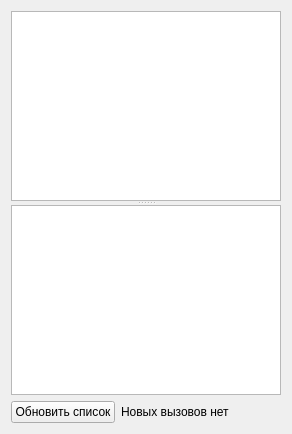
             <widget class="QWidget" name="tabEmergency">
              <attribute name="title">
               <string>СМП</string>
              </attribute>
              <layout class="QGridLayout" name="gridLayout_26">
               <item row="1" column="0">
                <widget class="QPushButton" name="btnSmpRefresh">
                 <property name="text">
                  <string>Обновить список</string>
                 </property>
                </widget>
               </item>
               <item row="1" column="1">
                <widget class="QLabel" name="lblSmpNewRequests">
                 <property name="text">
                  <string>Новых вызовов нет</string>
                 </property>
                </widget>
               </item>
               <item row="1" column="2">
                <spacer name="horizontalSpacer_15">
                 <property name="orientation">
                  <enum>Qt::Horizontal</enum>
                 </property>
                 <property name="sizeHint" stdset="0">
                  <size>
                   <width>40</width>
                   <height>20</height>
                  </size>
                 </property>
                </spacer>
               </item>
               <item row="0" column="0" colspan="4">
                <widget class="QSplitter" name="splitter_11">
                 <property name="orientation">
                  <enum>Qt::Vertical</enum>
                 </property>
                 <widget class="CTableView" name="tblEmergency"/>
                 <widget class="QTextEdit" name="txtCallInfo">
                  <property name="readOnly">
                   <bool>true</bool>
                  </property>
                 </widget>
                </widget>
               </item>
              </layout>
             </widget>
